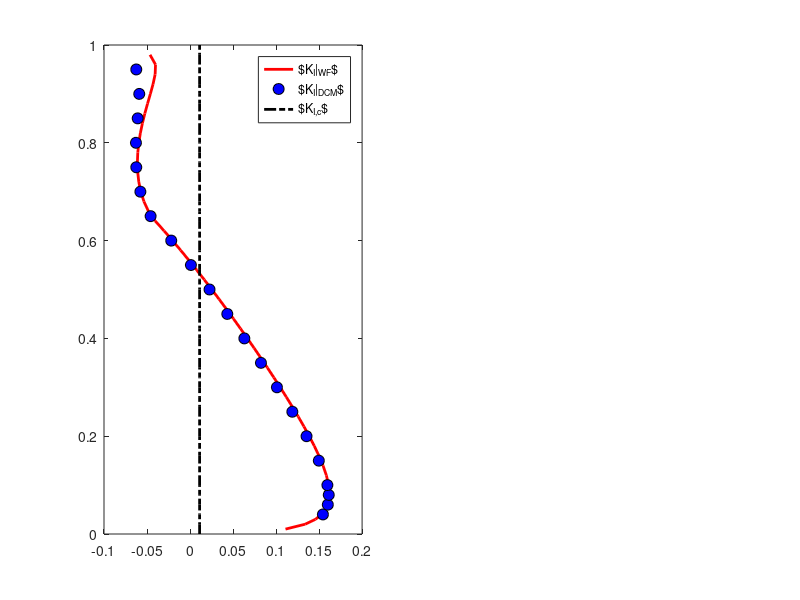

Reproduce this figure in MATLAB. (Note: this script raises an error after producing the figure.)
% This code is used to calculate the stress intensity factor 
% based on finite element solution in uncracked problem
% Cartesian Coordinate (x,y)
% frequency m
% half-width of sticky patch w
% Date: 26 11 2020

%% Dimensional Parameters
H_real=100; % m
rho_real=917; % kg/m^3
g_real=9.8; % m/s^2
KIc_real=100; % kPa*m^(1/2)

%% Import the value in SIF_deltatau02.txt
K_file = fopen('SIF_WF.txt','r');
formatSpec = '%f %f %f %f';
sizeA = [4 Inf];
A = fscanf(K_file,formatSpec,sizeA);
fclose(K_file);

vlambda= A(1,:);
K_Ic=A(2,:);
K_scale=K_Ic(1);
K1_WF = A(3,:);
K2_WF = A(4,:);
theta_WF = zeros(size(K1_WF));
K1_Op_WF = zeros(size(K1_WF));
[~,Nlambda]=size(K1_WF);

K_file_1 = fopen('SIF_DCM.txt','r');
B = fscanf(K_file_1,formatSpec,sizeA);
fclose(K_file_1);

vlambda_1 = B(1,:);
K_Ic_1=B(2,:);
K_scale_1 = K_Ic_1(1);
K1_DCM = B(3,:);
K2_DCM = B(4,:);
theta_DCM = zeros(size(K1_DCM));
K1_Op_DCM = zeros(size(K1_DCM));
[~,Nlambda_1]=size(K1_DCM);

% %% Weight Function Method
% for i=1:Nlambda
%     %% Post Processing
%     % In LEFM theory, K1 must be positive, while K2 and K3 can be negative
%     % K1_Greens(i)=max(K1_Greens(i),0);
%     %% angle of paopagation
%     theta_WF(i)=-2*atan((-K1_WF(i)+sqrt(K1_WF(i).^2+8.*K2_WF(i).^2))./(4*K2_WF(i)));
%     K1_Op_WF(i) = cos(theta_WF(i)/2)*(K1_WF(i)*cos(theta_WF(i)/2)^2-1.5*K2_WF(i)*sin(theta_WF(i)));
% end
% 
% for i=1:Nlambda_1
%     %% Post Processing
%     % In LEFM theory, K1 must be positive, while K2 and K3 can be negative
%     % K1_Greens(i)=max(K1_Greens(i),0);
%     %% angle of paopagation
%     theta_DCM(i)=-2*atan((-K1_DCM(i)+sqrt(K1_DCM(i).^2+8.*K2_DCM(i).^2))./(4*K2_DCM(i)));
%     K1_Op_DCM(i) = cos(theta_DCM(i)/2)*(K1_DCM(i)*cos(theta_DCM(i)/2)^2-1.5*K2_DCM(i)*sin(theta_DCM(i)));
% end

%% Plot theta as a function of crack length
figure();
subplot(1,2,1);
FS=18;
Markersize=8.0;
p1=plot(K1_WF,vlambda);
set(p1,'LineStyle','-',...
    'LineWidth',2.0,...
    'Color',[1 0 0]);
hold on

% p2=plot(-K2_WF(1:Ntheta),vlambda(1:Ntheta));
% set(p2,'MarkerFaceColor',[1 0 0],'MarkerEdgeColor',[0 0 0],...
%     'MarkerSize',Markersize,...
%     'Marker','o',...
%     'LineStyle','--',...
%     'LineWidth',2.0,...
%     'Color',[1 0 0]);

p3=plot(K1_DCM,vlambda_1,'o');
set(p3,'MarkerFaceColor',[0 0 1],'MarkerEdgeColor',[0 0 0],...
    'MarkerSize',Markersize,...
    'Marker','o');

% p4=plot(-K2_DCM(1:Ntheta1),vlambda_1(1:Ntheta1));
% set(p4,'MarkerFaceColor',[0 0 1],'MarkerEdgeColor',[0 0 0],...
%     'MarkerSize',Markersize,...
%     'Marker','o',...
%     'LineStyle','--',...
%     'LineWidth',2.0,...
%     'Color',[0 0 1]);

p5=plot(K_scale.*ones(size(0:0.02:1.0)),0:0.02:1.0);
set(p5,'LineStyle','-.',...
    'LineWidth',2,...
    'Color',[0 0 0]);



% t=title(['$\mathbf{K}$ with ','$w=$',num2str(w),', $\Delta\mu$=',...
%    num2str(deltamu),', $fl$=',num2str(fl)]);
% t.Interpreter='latex';

%h=legend([p1,p2,p3,p4],'$K_{1}$','$K_{2}$','$K_{1,optimal}$','$K_{1c}$');
h=legend([p1,p3,p5],'$K_{I}|_{WF}$',...
                        '$K_{I}|_{DCM}$',...
                        '$K_{I,c}$');
h.Interpreter='latex';
ax1=gca;
ax1.FontSize=FS;
ax1.LineWidth=2;
xlabel('$K_{I}$','Interpreter','latex','FontSize',FS+2);
ylabel('$Z_{c}$','Interpreter','latex','FontSize',FS+2,'Rotation',0);
set(gca,'XScale','line','YScale','line');
ax1.TickLabelInterpreter='latex';

% xlim([-1.5,0]);
ylim([0,1]);
grid on
print('K_lambda','-dpng');

%% Plot theta as a function of crack length
subplot(1,2,2);
FS=18;
Markersize=8.0;
p1=plot(K2_WF,vlambda);
set(p1,'LineStyle','-',...
    'LineWidth',2.0,...
    'Color',[1 0 0]);
hold on

p2=plot(K2_DCM,vlambda_1,'o');
set(p2,'MarkerFaceColor',[0 0 1],'MarkerEdgeColor',[0 0 0],...
    'MarkerSize',Markersize,...
    'Marker','o');


% t=title(['$\mathbf{K}$ with ','$w=$',num2str(w),', $\Delta\mu$=',...
%    num2str(deltamu),', $fl$=',num2str(fl)]);
% t.Interpreter='latex';
h=legend([p1,p2,p3],'$K_{II}|_{WF}$',...
                        '$K_{II}|_{DCM}$');
h.Interpreter='latex';
ax1=gca;
ax1.FontSize=FS;
ax1.LineWidth=2;
set(gcf,'unit','normalized','position',[0.2,0.2,0.3,0.6]);
xlabel('$K_{II}$','Interpreter','latex','FontSize',FS+2);
% ylabel('$Z_{c}$','Interpreter','latex','FontSize',FS+2,'Rotation',0);
set(gca,'XScale','line','YScale','line');
ax1.TickLabelInterpreter='latex';

% xlim([-1.5,0]);
ylim([0,1]);
grid on
print('K_lambda_benchmark','-dpng');